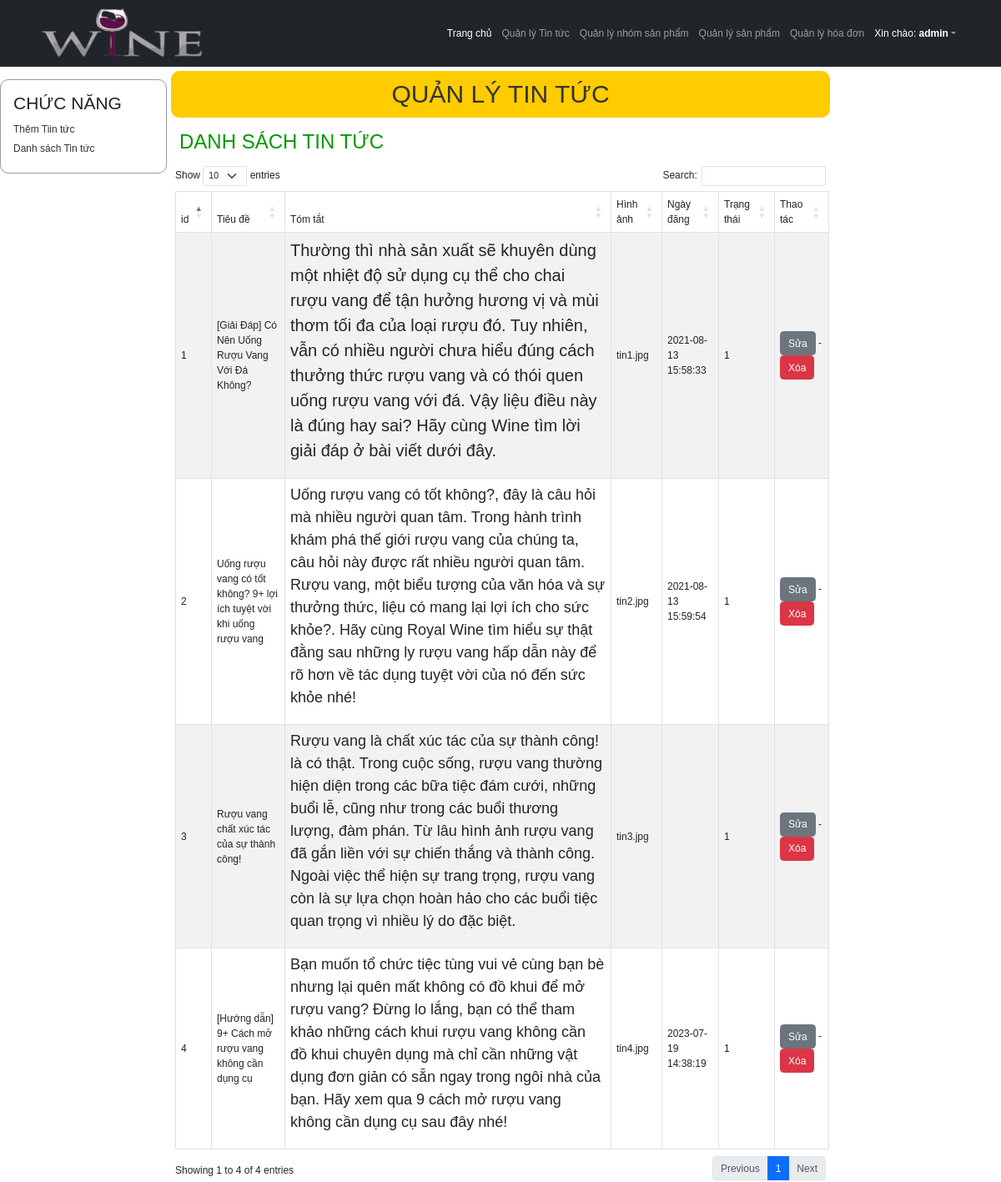
The app's page /index_admin.php?module=tintuc (signed in) with its own data.
### tables this page shows
CREATE TABLE `tbtintuc` (
  `id` int(11) NOT NULL,
  `tieude` varchar(255) NOT NULL,
  `tomtat` text DEFAULT NULL,
  `noidung` text DEFAULT NULL,
  `hinhanh` varchar(255) DEFAULT NULL,
  `ngaytao` datetime DEFAULT current_timestamp(),
  `trangthai` tinyint(1) NOT NULL DEFAULT 1
);

### Models/clsDatabase.php (called while the page is built, shortened)
<?php
class clsDatabase
{
	public $conn = NULL;
	function __construct()
	{
		try
		{
			$this->conn = new PDO("mysql:host=localhost;dbname=shop","root","");
			$this->conn->exec("SET NAMES UTF8");
		}
		catch(PDOException $ex)
		{
			echo "<h3>" . $ex->getMessage() . "</h3>";
			die("<h3> LỖI KẾT NỐI CSDL </h3>");
		}
	}
	function ThucthiSQL($sql, $data=NULL)
	{
		$this->pdo_stm = $this->conn->prepare($sql);
		$ketqua=false;
		if($data!=NULL)
			$ketqua = $this->pdo_stm->execute($data);
		else
			$ketqua = $this->pdo_stm->execute();
		return $ketqua;
	}
}
?>

### Models/clsTintuc.php (called while the page is built, shortened)
<?php
require_once("clsDatabase.php");
class clsTintuc
{
	public $db;
	function __construct()
	{
		$this->db = new clsDatabase();
	}
	function LayDanhSachTintuc()
	{
		$sql = "SELECT * FROM tbTintuc";
		$ketqua = $this->db->ThucthiSQL($sql);
		if($ketqua==TRUE)
			$this->data = $this->db->pdo_stm->fetchAll();
		return $ketqua;
	}
}
?>

### Views/vDanhSachTintuc.php (the view)
 	<div id="content_left">
     	<div class="left1">
         	<h3>CHỨC NĂNG</h3>
             <p><a href="?module=<?=$module?>&act=them">Thêm Tiin tức</a></p>
             <p><a href="?module=tintuc">Danh sách Tin tức</a></p>
         </div>
     </div>
     <div id="content_right">
     	<h1> QUẢN LÝ TIN TỨC</h1>
         <h2> DANH SÁCH TIN TỨC</h2>
         <div id="right_detail">
         <table id="example" class="table table-striped table-hover table-bordered table align-middle">
             <thead>
         	<tr>
             	<td> id </td>
                 <td> Tiêu đề </td>
                 <td> Tóm tắt </td>
                 <td> Hình ảnh </td>
                 <td> Ngày đăng </td>
                 <td> Trạng thái </td>
                 <td> Thao tác </td>
             </tr>
             </thead>
             <tbody>
             <?php
	$rows = $tintuc->data;
	foreach($rows as $row)
	{
	?>
             <tr>
             	<td> <?=$row["id"]?> </td>
                 <td> <?=$row["tieude"]?> </td>
                 <td> <?=$row["tomtat"]?> </td>
                 <td> <?=$row["hinhanh"]?></td>
                 <td> <?=$row["ngaytao"]?></td>
                 <td> <?=$row["trangthai"]?></td>
                 <td> <a class="btn btn-secondary" href="?module=<?=$module?>&act=sua&id=<?=$row["id"]?>"> Sửa </a>
     				- <a class="btn btn-danger" href="?module=<?=$module?>&act=xoa&id=<?=$row["id"]?>"
                     		onClick="return confirm('Chắc chắn xóa?');"> Xóa </a> </td>
             </tr>
             <?php
	}
	?>
             </tbody>
         </table>
</div>
     </div>

### css_Admin/Style.css (style rules this page uses)
* { margin:0px; padding:0px; box-sizing:border-box; font-family:Tahoma, Geneva, sans-serif; font-size:12px }
#content_left { width:200px; float:left }
#content_right { width:800px; float:left }
#content_right > h1 { color; text-align:center; padding:10px; margin:5px; background:#FC0; color:#333; border-radius:10px }
#content_right > h2 { color:#090; padding:10px; margin:5px; }
.left1 { width:200px; border:1px #999999 solid; border-radius:10px; margin:15px 0px; padding:15px; }
.left1 h3 { margin-bottom:10px }
.left1 p { margin:5px 0px }
.left1 a { text-decoration:none; color:#333 }

### css_Admin/ContentRight.css (style rules this page uses)
#right_detail { width:800px; height:auto; margin:0px; overflow:auto; padding:0px 10px }

### records on screen
tbtintuc: id "1", tieude "[Giải Đáp] Có Nên Uống Rượu Vang Với Đá Không?", tomtat "Thường thì nhà sản xuất sẽ khuyên dùng một nhiệt độ sử dụng cụ thể cho chai rượu vang để tận hưởng hương vị và mùi thơm tối đa của loại rượu đó. Tuy nhiên, vẫn có nhiều người chưa hiểu đúng cách thưởng thức rượu vang và có thói quen uống rượu vang với đá. Vậy liệu điều này là đúng hay sai? Hãy cùng Wine tìm lời giải đáp ở bài viết dưới đây.", hinhanh "tin1.jpg", ngaytao "2021-08-13 15:58:33", trangthai "1"
tbtintuc: id "2", tieude "Uống rượu vang có tốt không? 9+ lợi ích tuyệt vời khi uống rượu vang", tomtat "Uống rượu vang có tốt không?, đây là câu hỏi mà nhiều người quan tâm. Trong hành trình khám phá thế giới rượu vang của chúng ta, câu hỏi này được rất nhiều người quan tâm. Rượu vang, một biểu tượng của văn hóa và sự thưởng thức, liệu có mang lại lợi ích cho sức khỏe?. Hãy cùng Royal Wine tìm hiểu sự thật đằng sau những ly rượu vang hấp dẫn này để rõ hơn về tác dụng tuyệt vời của nó đến sức khỏe nhé!", hinhanh "tin2.jpg", ngaytao "2021-08-13 15:59:54", trangthai "1"
tbtintuc: id "3", tieude "Rượu vang chất xúc tác của sự thành công!", tomtat "Rượu vang là chất xúc tác của sự thành công! là có thật. Trong cuộc sống, rượu vang thường hiện diện trong các bữa tiệc đám cưới, những buổi lễ, cũng như trong các buổi thương lượng, đàm phán. Từ lâu hình ảnh rượu vang đã gắn liền với sự chiến thắng và thành công. Ngoài việc thể hiện sự trang trọng, rượu vang còn là sự lựa chọn hoàn hảo cho các buổi tiệc quan trọng vì nhiều lý do đặc biệt.", hinhanh "tin3.jpg", trangthai "1"
tbtintuc: id "4", tieude "[Hướng dẫn] 9+ Cách mở rượu vang không cần dụng cụ", tomtat "Bạn muốn tổ chức tiệc tùng vui vẻ cùng bạn bè nhưng lại quên mất không có đồ khui để mở rượu vang? Đừng lo lắng, bạn có thể tham khảo những cách khui rượu vang không cần đồ khui chuyên dụng mà chỉ cần những vật dụng đơn giản có sẵn ngay trong ngôi nhà của bạn. Hãy xem qua 9 cách mở rượu vang không cần dụng cụ sau đây nhé!", hinhanh "tin4.jpg", ngaytao "2023-07-19 14:38:19", trangthai "1"

### other values on screen
$_SESSION["user"] "admin"
